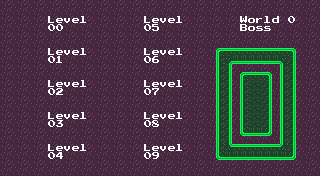

A level layout from a 2D game, rendered from its tile map. Below: a short description, then the map file with its tile-grid data intact:
An orthogonal 40x22 tile map with 8x8 px tiles, 2 tile layers (Tile Layer 1, Tile Layer 2), 2 tilesets and 11 objects.

<map version="1.8" tiledversion="1.8.0" orientation="orthogonal" renderorder="right-down" width="40" height="22" tilewidth="8" tileheight="8" infinite="0" nextlayerid="4" nextobjectid="16">
 <tileset firstgid="1" source="../purple.tsx" />
 <tileset firstgid="257" source="../8bitfont.tsx" />
 <layer id="1" name="Tile Layer 1" width="40" height="22">
  <data encoding="csv">
5,6,5,6,5,6,5,6,5,6,5,6,5,6,5,6,5,6,5,6,5,6,5,6,5,6,5,6,5,6,5,6,5,6,5,6,5,6,5,6,
21,22,21,22,21,22,21,22,21,22,21,22,21,22,21,22,21,22,21,22,21,22,21,22,21,22,21,22,21,22,21,22,21,22,21,22,21,22,21,22,
5,6,5,6,5,6,5,6,5,6,5,6,5,6,5,6,5,6,5,6,5,6,5,6,5,6,5,6,5,6,5,6,5,6,5,6,5,6,5,6,
21,22,21,22,21,22,21,22,21,22,21,22,21,22,21,22,21,22,21,22,21,22,21,22,21,22,21,22,21,22,21,22,21,22,21,22,21,22,21,22,
5,6,5,6,5,6,5,6,5,6,5,6,5,6,5,6,5,6,5,6,5,6,5,6,5,6,5,6,5,6,5,6,5,6,5,6,5,6,5,6,
21,22,21,22,21,22,21,22,21,22,21,22,21,22,21,22,21,22,21,22,21,22,21,22,21,22,21,22,21,22,21,22,21,22,21,22,21,22,21,22,
5,6,5,6,5,6,5,6,5,6,5,6,5,6,5,6,5,6,5,6,5,6,5,6,5,6,5,6,5,6,5,6,5,6,5,6,5,6,5,6,
21,22,21,22,21,22,21,22,21,22,21,22,21,22,21,22,21,22,21,22,21,22,21,22,21,22,21,22,21,22,21,22,21,22,21,22,21,22,21,22,
5,6,5,6,5,6,5,6,5,6,5,6,5,6,5,6,5,6,5,6,5,6,5,6,5,6,5,6,5,6,5,6,5,6,5,6,5,6,5,6,
21,22,21,22,21,22,21,22,21,22,21,22,21,22,21,22,21,22,21,22,21,22,21,22,21,22,21,22,21,22,21,22,21,22,21,22,21,22,21,22,
5,6,5,6,5,6,5,6,5,6,5,6,5,6,5,6,5,6,5,6,5,6,5,6,5,6,5,6,5,6,5,6,5,6,5,6,5,6,5,6,
21,22,21,22,21,22,21,22,21,22,21,22,21,22,21,22,21,22,21,22,21,22,21,22,21,22,21,22,21,22,21,22,21,22,21,22,21,22,21,22,
5,6,5,6,5,6,5,6,5,6,5,6,5,6,5,6,5,6,5,6,5,6,5,6,5,6,5,6,5,6,5,6,5,6,5,6,5,6,5,6,
21,22,21,22,21,22,21,22,21,22,21,22,21,22,21,22,21,22,21,22,21,22,21,22,21,22,21,22,21,22,21,22,21,22,21,22,21,22,21,22,
5,6,5,6,5,6,5,6,5,6,5,6,5,6,5,6,5,6,5,6,5,6,5,6,5,6,5,6,5,6,5,6,5,6,5,6,5,6,5,6,
21,22,21,22,21,22,21,22,21,22,21,22,21,22,21,22,21,22,21,22,21,22,21,22,21,22,21,22,21,22,21,22,21,22,21,22,21,22,21,22,
5,6,5,6,5,6,5,6,5,6,5,6,5,6,5,6,5,6,5,6,5,6,5,6,5,6,5,6,5,6,5,6,5,6,5,6,5,6,5,6,
21,22,21,22,21,22,21,22,21,22,21,22,21,22,21,22,21,22,21,22,21,22,21,22,21,22,21,22,21,22,21,22,21,22,21,22,21,22,21,22,
5,6,5,6,5,6,5,6,5,6,5,6,5,6,5,6,5,6,5,6,5,6,5,6,5,6,5,6,5,6,5,6,5,6,5,6,5,6,5,6,
21,22,21,22,21,22,21,22,21,22,21,22,21,22,21,22,21,22,21,22,21,22,21,22,21,22,21,22,21,22,21,22,21,22,21,22,21,22,21,22,
5,6,5,6,5,6,5,6,5,6,5,6,5,6,5,6,5,6,5,6,5,6,5,6,5,6,5,6,5,6,5,6,5,6,5,6,5,6,5,6,
21,22,21,22,21,22,21,22,21,22,21,22,21,22,21,22,21,22,21,22,21,22,21,22,21,22,21,22,21,22,21,22,21,22,21,22,21,22,21,22
</data>
 </layer>
 <layer id="3" name="Tile Layer 2" width="40" height="22">
  <data encoding="csv">
0,0,0,0,0,0,0,0,0,0,0,0,0,0,0,0,0,0,0,0,0,0,0,0,0,0,0,0,0,0,0,0,0,0,0,0,0,0,0,0,
0,0,0,0,0,0,0,0,0,0,0,0,0,0,0,0,0,0,0,0,0,0,0,0,0,0,0,0,0,0,0,0,0,0,0,0,0,0,0,0,
0,0,0,0,0,0,333,358,375,358,365,0,0,0,0,0,0,0,333,358,375,358,365,0,0,0,0,0,0,0,344,368,371,365,357,0,305,0,0,0,
0,0,0,0,0,0,305,305,0,0,0,0,0,0,0,0,0,0,305,310,0,0,0,0,0,0,0,0,0,0,323,368,372,372,0,0,0,0,0,0,
0,0,0,0,0,0,0,0,0,0,0,0,0,0,0,0,0,0,0,0,0,0,0,0,0,0,0,0,0,0,0,0,0,0,0,0,0,0,0,0,
0,0,0,0,0,0,0,0,0,0,0,0,0,0,0,0,0,0,0,0,0,0,0,0,0,0,0,0,0,0,0,0,0,0,0,0,0,0,0,0,
0,0,0,0,0,0,333,358,375,358,365,0,0,0,0,0,0,0,333,358,375,358,365,0,0,0,0,65,66,66,66,66,66,66,66,66,67,0,0,0,
0,0,0,0,0,0,305,306,0,0,0,0,0,0,0,0,0,0,305,311,0,0,0,0,0,0,0,81,101,98,98,98,98,98,98,102,83,0,0,0,
0,0,0,0,0,0,0,0,0,0,0,0,0,0,0,0,0,0,0,0,0,0,0,0,0,0,0,81,83,0,0,0,0,0,0,81,83,0,0,0,
0,0,0,0,0,0,0,0,0,0,0,0,0,0,0,0,0,0,0,0,0,0,0,0,0,0,0,81,83,0,65,66,66,67,0,81,83,0,0,0,
0,0,0,0,0,0,333,358,375,358,365,0,0,0,0,0,0,0,333,358,375,358,365,0,0,0,0,81,83,0,81,82,82,83,0,81,83,0,0,0,
0,0,0,0,0,0,305,307,0,0,0,0,0,0,0,0,0,0,305,312,0,0,0,0,0,0,0,81,83,0,81,82,82,83,0,81,83,0,0,0,
0,0,0,0,0,0,0,0,0,0,0,0,0,0,0,0,0,0,0,0,0,0,0,0,0,0,0,81,83,0,81,82,82,83,0,81,83,0,0,0,
0,0,0,0,0,0,0,0,0,0,0,0,0,0,0,0,0,0,0,0,0,0,0,0,0,0,0,81,83,0,81,82,82,83,0,81,83,0,0,0,
0,0,0,0,0,0,333,358,375,358,365,0,0,0,0,0,0,0,333,358,375,358,365,0,0,0,0,81,83,0,81,82,82,83,0,81,83,0,0,0,
0,0,0,0,0,0,305,308,0,0,0,0,0,0,0,0,0,0,305,313,0,0,0,0,0,0,0,81,83,0,81,82,82,83,0,81,83,0,0,0,
0,0,0,0,0,0,0,0,0,0,0,0,0,0,0,0,0,0,0,0,0,0,0,0,0,0,0,81,83,0,97,98,98,99,0,81,83,0,0,0,
0,0,0,0,0,0,0,0,0,0,0,0,0,0,0,0,0,0,0,0,0,0,0,0,0,0,0,81,83,0,0,0,0,0,0,81,83,0,0,0,
0,0,0,0,0,0,333,358,375,358,365,0,0,0,0,0,0,0,333,358,375,358,365,0,0,0,0,81,117,66,66,66,66,66,66,118,83,0,0,0,
0,0,0,0,0,0,305,309,0,0,0,0,0,0,0,0,0,0,305,314,0,0,0,0,0,0,0,97,98,98,98,98,98,98,98,98,99,0,0,0,
0,0,0,0,0,0,0,0,0,0,0,0,0,0,0,0,0,0,0,0,0,0,0,0,0,0,0,0,0,0,0,0,0,0,0,0,0,0,0,0,
0,0,0,0,0,0,0,0,0,0,0,0,0,0,0,0,0,0,0,0,0,0,0,0,0,0,0,0,0,0,0,0,0,0,0,0,0,0,0,0
</data>
 </layer>
 <objectgroup id="2" name="Object Layer 1">
  <object id="3" x="24" y="16" width="16" height="16">
   <properties>
    <property name="action" value="level:assets/levels/MAIN/W1/00.tmx" />
    <property name="uibutton" type="bool" value="true" />
   </properties>
  </object>
  <object id="4" x="24" y="48" width="16" height="16">
   <properties>
    <property name="action" value="level:assets/levels/MAIN/W1/01.tmx" />
    <property name="uibutton" type="bool" value="true" />
   </properties>
  </object>
  <object id="5" x="24" y="80" width="16" height="16">
   <properties>
    <property name="action" value="level:assets/levels/MAIN/W1/02.tmx" />
    <property name="uibutton" type="bool" value="true" />
   </properties>
  </object>
  <object id="6" x="24" y="112" width="16" height="16">
   <properties>
    <property name="action" value="level:assets/levels/MAIN/W1/03.tmx" />
    <property name="uibutton" type="bool" value="true" />
   </properties>
  </object>
  <object id="7" x="24" y="144" width="16" height="16">
   <properties>
    <property name="action" value="level:assets/levels/MAIN/W1/04.tmx" />
    <property name="uibutton" type="bool" value="true" />
   </properties>
  </object>
  <object id="9" x="120" y="16" width="16" height="16">
   <properties>
    <property name="action" value="level:assets/levels/MAIN/W1/05.tmx" />
    <property name="uibutton" type="bool" value="true" />
   </properties>
  </object>
  <object id="10" x="120" y="48" width="16" height="16">
   <properties>
    <property name="action" value="level:assets/levels/MAIN/W1/06.tmx" />
    <property name="uibutton" type="bool" value="true" />
   </properties>
  </object>
  <object id="11" x="120" y="80" width="16" height="16">
   <properties>
    <property name="action" value="level:assets/levels/MAIN/W1/07.tmx" />
    <property name="uibutton" type="bool" value="true" />
   </properties>
  </object>
  <object id="12" x="120" y="112" width="16" height="16">
   <properties>
    <property name="action" value="level:assets/levels/MAIN/W1/08.tmx" />
    <property name="uibutton" type="bool" value="true" />
   </properties>
  </object>
  <object id="13" x="120" y="144" width="16" height="16">
   <properties>
    <property name="action" value="level:assets/levels/MAIN/W1/09.tmx" />
    <property name="uibutton" type="bool" value="true" />
   </properties>
  </object>
  <object id="15" x="216" y="16" width="16" height="16">
   <properties>
    <property name="action" value="level:assets/levels/MAIN/W1/world1boss.tmx" />
    <property name="uibutton" type="bool" value="true" />
   </properties>
  </object>
 </objectgroup>
</map>
